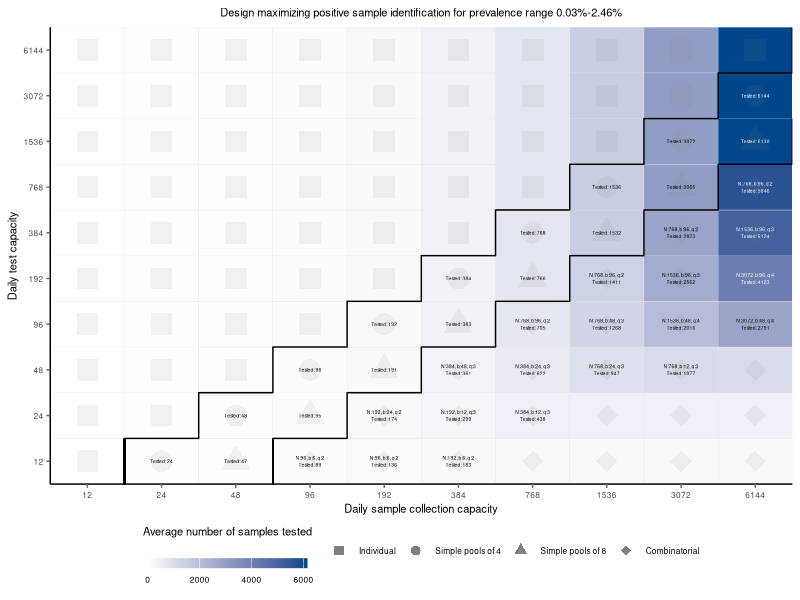
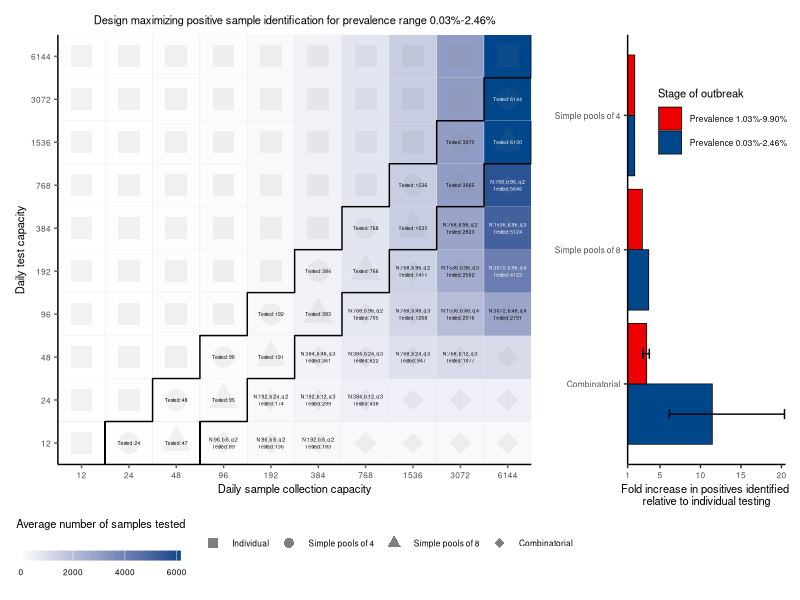
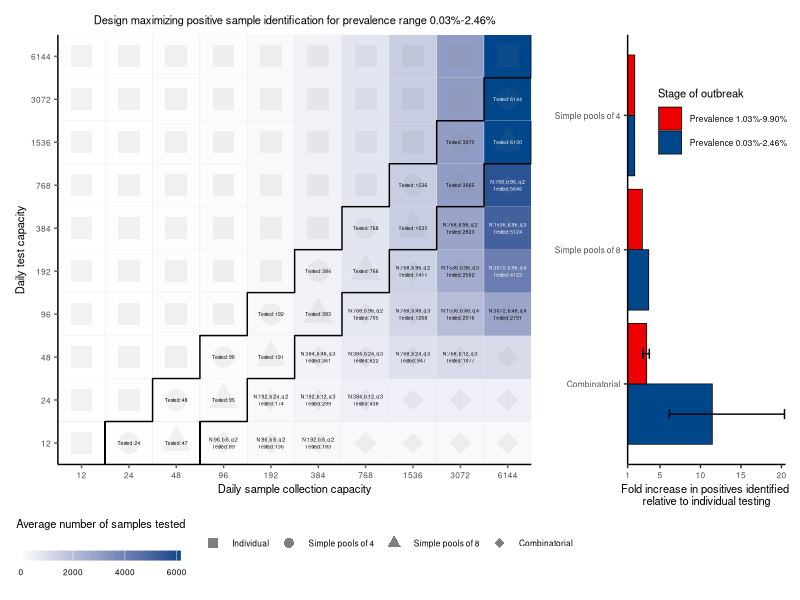
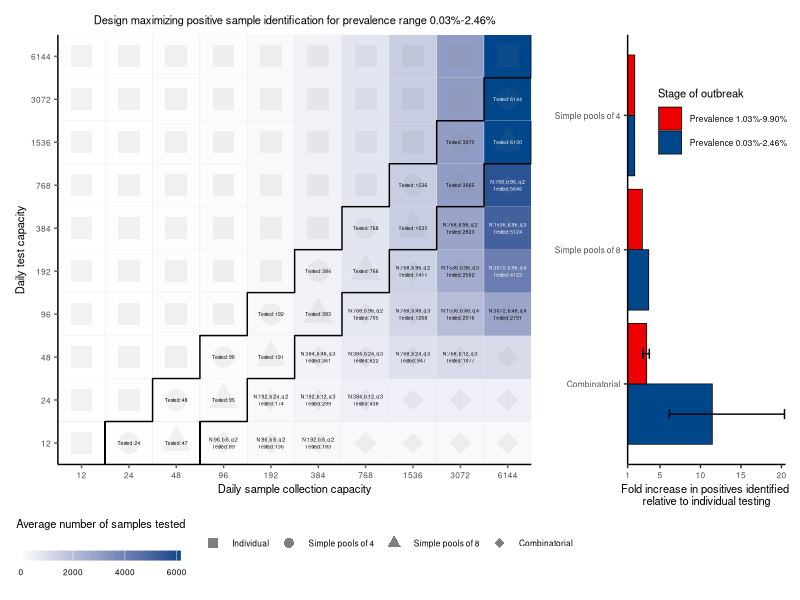

Source code (R) for these figures, in order:
library(ggplot2)
library(tidyverse)
library(patchwork)
library(ggsci)

setwd("~/Documents/GitHub/covid19-group-tests/code/plots/fig4/")

dat <- read_csv(file = "summary.resource_t0-40_t1-90.csv")
dat$`Average samples tested per day` <- floor(dat$`Design samples`*dat$`Design runs per day`)
dat <- dat %>% 
  mutate(version = ifelse(`Design sample split`== 1, 
                          ifelse(`Design pools` == 1, "Simple", "Individual"),
                          "Combinatorial"))
dat1 <- dat

dat_later <- read_csv(file = "summary.resource_t0-80_t1-108.csv")
dat_later <- dat_later %>% 
  mutate(version = ifelse(`Design sample split`== 1, 
                          ifelse(`Design pools` == 1, "Simple", "Individual"),
                          "Combinatorial"))

dat$`Test budget` <- as.factor(dat$`Test budget`)
dat$`Sample budget` <- as.factor(dat$`Sample budget`)
dat$label <- paste0("N:",dat$`Design samples`,", ",
                    "b:",dat$`Design pools`,", ",
                    "q:",dat$`Design sample split`,"\n",
                    #"Runs: ", round(dat$`Design runs per day`, 1))
                    "Tested: ", floor(dat$`Design runs per day` * dat$`Design samples`))

dat <- dat %>% mutate(label1 = ifelse(version =="Combinatorial", label, 
                         ifelse(version == "Simple", paste0("Tested: ", 
                                                            floor(dat$`Design runs per day` * dat$`Design samples`)),NA)))

#dat <- dat %>% mutate(`Design effectiveness` = ifelse(version == "Combinatorial", `Design effectiveness`, NA))

indiv_test_boundary <- dat %>% 
  filter((version == "Individual" & `Test budget` == `Design samples`)) %>%
  mutate(i=n())

simple_pool_boundary <- dat %>% 
  filter(version == "Simple") %>%
  filter(`Design samples` == max(`Design samples`))

dat <- dat %>% mutate(version = ifelse(version == "Simple", paste0("Simple pools of ", `Design samples`), version))
dat <- dat %>% group_by(`Test budget`) %>% mutate(label1=ifelse(label1==lag(label1, 1) & version == "Combinatorial", NA,label1))
dat$version <- factor(dat$version, levels=c("Individual","Simple pools of 4","Simple pools of 8","Combinatorial"))

p1 <- ggplot(dat) + 
  geom_tile(aes(y=`Test budget`, x=`Sample budget`,
                fill=`Average samples tested per day`),col="grey90") +
  geom_point(aes(y=`Test budget`, x=`Sample budget`,
                 shape=`version`),size=7,col="grey50",alpha=0.1) +
  geom_text(aes(y=`Test budget`, x=`Sample budget`,
                label=label1,col=`Average samples tested per day` > 3500),size=1.25) +
  #geom_tile(data=dat %>% filter(version == "Simple" & `Design samples` == 8),
  #          aes(y=`Test budget`, x=`Sample budget`), fill="#925E9FFF") +
  #geom_tile(data=dat %>% filter(version == "Simple" & `Design samples` == 4),
  #          aes(y=`Test budget`, x=`Sample budget`), fill="#925E9F99") +
  #geom_text(x=4,y=7,label="Individual testing optimal \n (1 test per sample)",fontface="plain",
  #          size=4, family="sans") +
  geom_step(data=indiv_test_boundary,
             mapping=aes(x=`Sample budget`,y=`Test budget`,group=1),
             position = position_nudge(y = 0.5,x=0.5),size=0.5, col="black") +
     geom_segment(x=1.5,xend=1.5,y=0,yend=1.5, size=0.5, col="black") +
     geom_step(data=simple_pool_boundary,
               mapping=aes(x=`Sample budget`,y=`Test budget`,group=1),
               position = position_nudge(y = 0.5,x=0.5),size=0.5, col="black") +
     geom_segment(x=3.5,xend=3.5,y=0,yend=1.5, size=0.5, col="black") +
  scale_x_discrete(expand=c(0,0))+
  scale_y_discrete(expand=c(0,0)) +
  scale_color_manual(values=c("black","white"),guide="none") +
  scale_fill_continuous(low="white", high="#00468BFF",
                       limits=c(0,6144),
                         guide=guide_colorbar(direction="horizontal",
                                              title.position = "top",
                                              title.hjust = 0.5,
                                              title.vjust=5,
                                              ticks=FALSE,
                                              title="Average number of samples tested",
                                              barheight=0.5,barwidth=8,frame.color="grey40",
                                              order=1),
                        na.value="white") +
                        #limits=c(dat %>% filter(version == "Combinatorial") %>% 
                        #           summarize(x=min(`Design effectiveness`)) %>% 
                        #           pull(x),
                        #         max(dat$`Design effectiveness`,na.rm=TRUE))) +
  scale_shape_manual(values=c(15,16,17,18),
                     guide=guide_legend(title=NULL,#"Testing strategy",
                                        title.position="bottom",
                                        title.hjust=0.5,
                                        order=0,
                                        #nrow=2,
                                        #byrow=TRUE,
                                        override.aes = list(size=3,alpha=1))) +
  guides() +
  ggtitle("Design maximizing positive sample identification for prevalence range 0.03%-2.46%") +
  ylab("Daily test capacity") +
  xlab("Daily sample collection capacity") +
  theme_classic() +
  theme(panel.grid=element_blank(),
        legend.position="bottom",
        plot.title=element_text(hjust=0.5,size=8),
        axis.ticks = element_line(color="grey40"),
        axis.text=element_text(size=6),
        axis.title=element_text(size=8),
        legend.title = element_text(size=8),
        legend.text = element_text(size=6),
        legend.spacing.x = unit(0.1, 'pt'))
p1



summary_dat <- dat1 %>% 
  filter(version != "Individual") %>%
  mutate(version2 = ifelse(version == "Simple", paste0("Simple pools of ", `Design samples`),
                           "Combinatorial")) %>%
  #mutate(version3 = ifelse(version2 == "Combinatorial", 
  #                         ifelse(`Design sample split` == 2, "Combinatorial q=2", "Combinatorial q=3 or 4"),version2)) %>%
  group_by(version2) %>%
  summarize(mean_effectiveness=mean(`Design effectiveness`),
            min_effectiveness=min(`Design effectiveness`),
            max_effectiveness=max(`Design effectiveness`)) %>%
  mutate(min_effectiveness = ifelse(version2 == "Combinatorial", min_effectiveness, NA),
         max_effectiveness = ifelse(version2 == "Combinatorial", max_effectiveness, NA))
summary_dat$version2 <- factor(summary_dat$version2, 
                    #              levels=rev(c("Simple pools of 4","Simple pools of 8","Combinatorial q=2",
                    #                          "Combinatorial q=3 or 4")))
                    levels = rev(c("Simple pools of 4","Simple pools of 8","Combinatorial")))

summary_dat$`Stage of outbreak` <- "Prevalence 0.03%-2.46%"

summary_dat_later <- dat_later %>% 
  filter(version != "Individual") %>%
  mutate(version2 = ifelse(version == "Simple", paste0("Simple pools of ", `Design samples`),
                          "Combinatorial")) %>%
  #mutate(version3 = ifelse(version2 == "Combinatorial", 
  #                         ifelse(`Design sample split` == 2, "Combinatorial q=2", "Combinatorial q=3 or 4"),version2)) %>%
  group_by(version2)  %>%
  summarize(mean_effectiveness=mean(`Design effectiveness`),
            min_effectiveness=min(`Design effectiveness`),
            max_effectiveness=max(`Design effectiveness`)) %>%
  mutate(min_effectiveness = ifelse(version2 == "Combinatorial", min_effectiveness, NA),
         max_effectiveness = ifelse(version2 == "Combinatorial", max_effectiveness, NA))
summary_dat_later$version2 <-  factor(summary_dat_later$version2, 
                                      #levels=rev(c("Simple pools of 4","Simple pools of 8","Combinatorial q=2",
                                      #             "Combinatorial q=3 or 4")))
                                      levels = rev(c("Simple pools of 4","Simple pools of 8","Combinatorial")))
summary_dat_later$`Stage of outbreak` <- "Prevalence 1.03%-9.90%"
summary_dat_all <- bind_rows(summary_dat, summary_dat_later)

summary_dat_all$`Stage of outbreak` <- factor(summary_dat_all$`Stage of outbreak`,
                                                 levels=rev(c("Prevalence 1.03%-9.90%","Prevalence 0.03%-2.46%")))


p3 <- ggplot(summary_dat_all, aes(y=version2)) + 
  geom_bar(aes(x=mean_effectiveness,fill=`Stage of outbreak`),stat="identity",col="black",size=0.25,
           position=position_dodge()) +
  geom_errorbar(aes(xmin=min_effectiveness,xmax=max_effectiveness,group=`Stage of outbreak`),
                width=0.15,position=position_dodge(.9)) +
  coord_cartesian(xlim=c(1,20.5)) +
  scale_x_continuous(breaks=c(1,seq(5,20.5,by=5)),expand=c(0,0)) +
  scale_fill_lancet(guide = guide_legend(reverse = TRUE))+
  ylab("") +
  #xlab("Effectiveness relative to individual testing") +
  xlab("Fold increase in positives identified \nrelative to individual testing") +
  theme_classic() +
  theme(axis.text=element_text(size=6),
        axis.title=element_text(size=8),
        plot.title=element_text(hjust=0.5,size=8),
        legend.title=element_text(size=8),
        legend.text=element_text(size=6),
        legend.position = c(0.6,0.8),
        plot.margin = margin(0,5,0,-5))
p_main <- (p1 | p3) +  plot_layout(widths=c(3,1))
p_main
ggsave("fig4.png",p_main, height=5,width=8,units="in")
ggsave("fig4.pdf",p_main, height=5,width=8,units="in")
